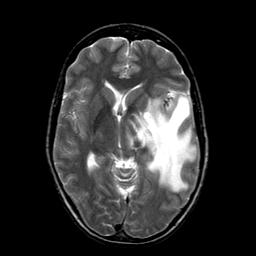
%> input picture tumor images/tumor1.jpeg, 256 x 256 px
$ octave youtubeScript.m   (GNU Octave 9; MATLAB toolbox functions it lacks are replaced by stand-ins)
%> lines starting %> are read from the running program, lines starting %| are printed output that depends on the picture; in (x1, y1, x2, y2) boxes, pixels count from 0 and x2, y2 are one past the last pixel; in counts of white or black regions, pixels touching at a corner belong together; the program's own positions count from 1
img=imread('tumor1.jpeg');
%> img is the input picture: size 256x256x3 uint8; min 0, max 255, mean 44
bw=im2bw(img,0.7);
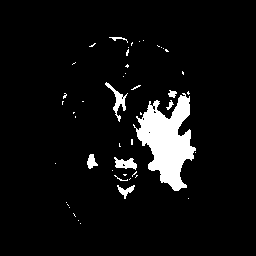
%> bw: size 256x256 logical; 6.2% white; 48 white regions (39 under 20 px), largest, box (x1, y1, x2, y2) and area: (133, 93, 196, 191) 3123, (105, 82, 128, 122) 228, (114, 157, 137, 170) 178
label=bwlabel(bw);
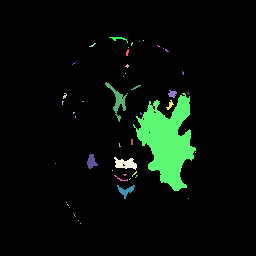
%> label: size 256x256 double; 49 distinct labels, from 0 to 48; one colour per label, 0 black

% solidity: proportion of the pixels in the convex hull that are also in the region (Area/ConvexArea).
stats = regionprops(label,'Solidity','Area');
%> stats = 48 regions; largest, Area and Solidity: 3123 0.704, 228 0.465, 178 0.733, 102 0.63, 100 0.855
density = [stats.Solidity];
%> density = 48 values, max 1 at index 1, min 0.465 at index 16, mean 0.878
area = [stats.Area];
%> area = 48 values, max 3123 at index 34, min 1 at index 1, mean 84.17
high_dense_area = density>0.5;
%> high_dense_area = 48 logical values, 46 true
max_area=max(area(high_dense_area));
%> max_area = 3123
tumor_label=find(area==max_area);
%> tumor_label = 34
tumor=ismember(label,tumor_label);
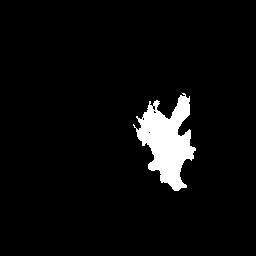
%> tumor: size 256x256 logical; 4.8% white; 1 white region, box (x1, y1, x2, y2) and area: (133, 93, 196, 191) 3123
se=strel('square',5);
tumor=imdilate(tumor,se);
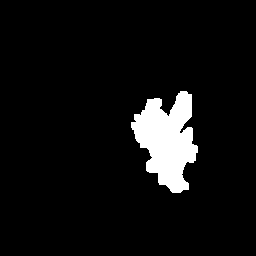
%> tumor: size 256x256 logical; 6.3% white; 1 white region, box (x1, y1, x2, y2) and area: (131, 91, 198, 193) 4106
figure(2);
subplot(1,3,1);
imshow(img,[]);
title('Brain');

subplot(1,3,2);
imshow(tumor,[]);
title('Tumor Alone');
[B,L]=bwboundaries(tumor,'noholes');
%> B = 1 boundary; box (x1, y1, x2, y2) and points: (131, 91, 198, 193) 344
subplot(1,3,3);
imshow(img,[]);
hold on
for i=1:length(B)
    plot(B{i}(:,2),B{i}(:,1), 'y' ,'linewidth',1.5);
end
%> this loop made 1 pass

title('Detected Tumor');
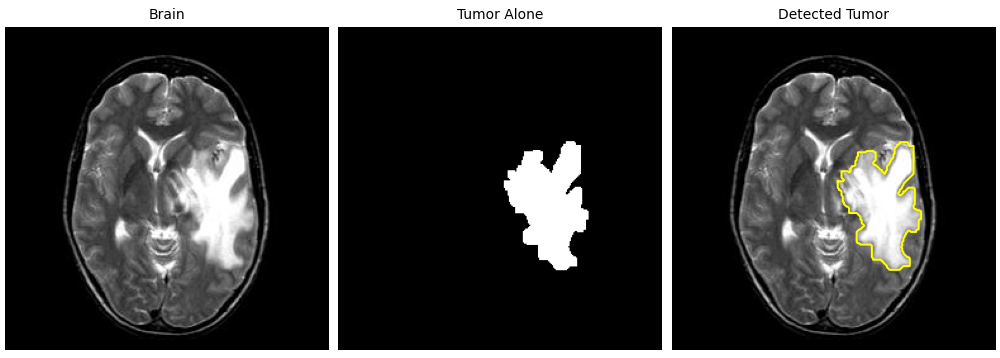
%> figure redrawn from the program's plot data, 3 panels
hold off;

$ run again, with tumor images/tumor5.jpeg copied over tumor images/tumor1.jpeg
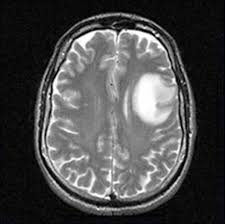
%> input picture tumor images/tumor5.jpeg, 225 x 224 px
%> img is the input picture: size 224x225x3 uint8; mean R, G, B 74.7, 74.7, 74.9
%> bw: size 224x225 logical; 8.6% white; 144 white regions (122 under 20 px), largest, box (x1, y1, x2, y2) and area: (133, 74, 175, 125) 1484, (69, 30, 170, 64) 682, (70, 171, 111, 199) 256
%> `label=bwlabel(bw);`:
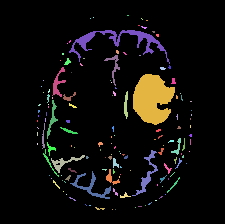
%> label: size 224x225 double; 145 distinct labels, from 0 to 144; one colour per label, 0 black
%> stats = 144 regions; largest, Area and Solidity: 1484 0.894, 682 0.246, 256 0.368, 232 0.367, 153 0.474
%> density = 144 values, max 1 at index 1, min 0.246 at index 42, mean 0.893
%> area = 144 values, max 1484 at index 94, min 1 at index 8, mean 30.17
%> high_dense_area = 144 logical values, 136 true
%> max_area = 1484
%> tumor_label = 94
%> L: size 224x225 double; values 0 (black) and 1 (white), 3.9% white; 1 white region, box (x1, y1, x2, y2) and area: (131, 72, 177, 127) 1945
%> B = 1 boundary; box (x1, y1, x2, y2) and points: (131, 72, 177, 127) 157
%> the loop `for i=1:length(B)` made 1 pass
%> `title('Detected Tumor');`:
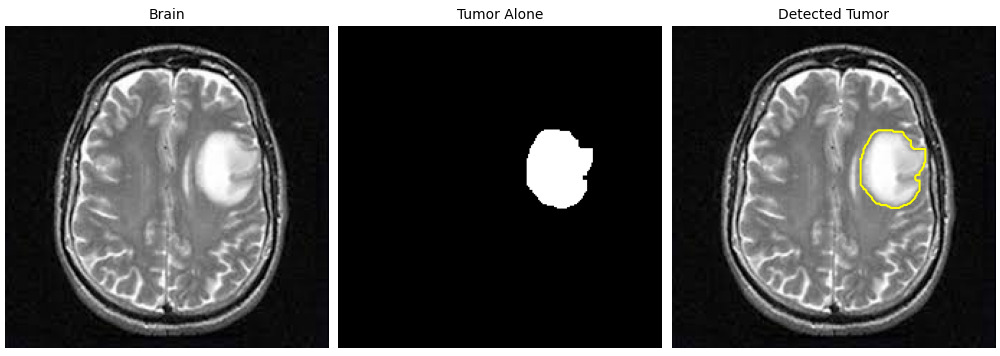
%> figure redrawn from the program's plot data, 3 panels

$ run again, with tumor images/tumor6.jpeg copied over tumor images/tumor1.jpeg
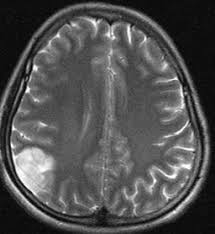
%> input picture tumor images/tumor6.jpeg, 215 x 234 px
%> img is the input picture: size 234x215x3 uint8; min 0, max 255, mean 80.3
%> bw: size 234x215 logical; 4.2% white; 61 white regions (47 under 20 px), largest, box (x1, y1, x2, y2) and area: (12, 148, 52, 196) 1083, (158, 163, 191, 179) 148, (6, 173, 43, 215) 92
%> `label=bwlabel(bw);`:
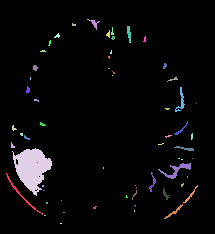
%> label: size 234x215 double; 62 distinct labels, from 0 to 61; one colour per label, 0 black
%> stats = 61 regions; largest, Area and Solidity: 1083 0.853, 148 0.448, 92 0.383, 72 0.471, 49 0.681
%> density = 61 values, max 1 at index 5, min 0.383 at index 1, mean 0.845
%> area = 61 values, max 1083 at index 4, min 1 at index 20, mean 34.34
%> high_dense_area = 61 logical values, 57 true
%> max_area = 1083
%> tumor_label = 4
%> L: size 234x215 double; values 0 (black) and 1 (white), 3% white; 1 white region, box (x1, y1, x2, y2) and area: (10, 146, 54, 198) 1506
%> B = 1 boundary; box (x1, y1, x2, y2) and points: (10, 146, 54, 198) 148
%> the loop `for i=1:length(B)` made 1 pass
%> `title('Detected Tumor');`:
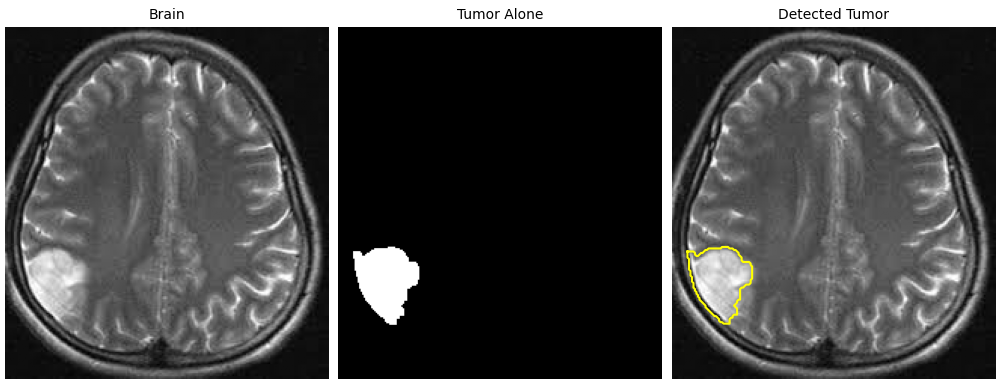
%> figure redrawn from the program's plot data, 3 panels
